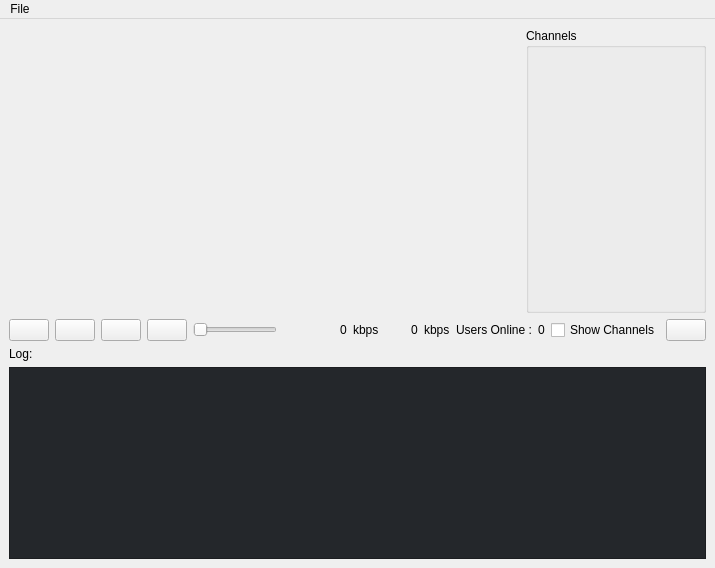
<?xml version="1.0" encoding="UTF-8"?>
<ui version="4.0">
 <class>SimplePlayer</class>
 <widget class="QMainWindow" name="SimplePlayer">
  <property name="geometry">
   <rect>
    <x>0</x>
    <y>0</y>
    <width>715</width>
    <height>568</height>
   </rect>
  </property>
  <property name="sizePolicy">
   <sizepolicy hsizetype="Expanding" vsizetype="Expanding">
    <horstretch>0</horstretch>
    <verstretch>0</verstretch>
   </sizepolicy>
  </property>
  <property name="windowTitle">
   <string>P2PSP GUI</string>
  </property>
  <property name="windowIcon">
   <iconset>
    <normalon>:/icons/p2psp.png</normalon>
   </iconset>
  </property>
  <widget class="QWidget" name="centralwidget">
   <property name="sizePolicy">
    <sizepolicy hsizetype="Expanding" vsizetype="Expanding">
     <horstretch>0</horstretch>
     <verstretch>0</verstretch>
    </sizepolicy>
   </property>
   <layout class="QGridLayout" name="gridLayout">
    <item row="0" column="0">
     <layout class="QHBoxLayout" name="horizontalLayout">
      <item>
       <widget class="QLabel" name="video">
        <property name="sizePolicy">
         <sizepolicy hsizetype="Expanding" vsizetype="Expanding">
          <horstretch>0</horstretch>
          <verstretch>0</verstretch>
         </sizepolicy>
        </property>
        <property name="text">
         <string/>
        </property>
       </widget>
      </item>
      <item>
       <widget class="QGroupBox" name="groupBox">
        <property name="enabled">
         <bool>true</bool>
        </property>
        <property name="sizePolicy">
         <sizepolicy hsizetype="Maximum" vsizetype="Expanding">
          <horstretch>0</horstretch>
          <verstretch>0</verstretch>
         </sizepolicy>
        </property>
        <property name="minimumSize">
         <size>
          <width>180</width>
          <height>0</height>
         </size>
        </property>
        <property name="title">
         <string>Channels</string>
        </property>
       </widget>
      </item>
     </layout>
    </item>
    <item row="1" column="0">
     <layout class="QHBoxLayout" name="horizontalLayout_4">
      <item>
       <widget class="QPushButton" name="openUrl">
        <property name="text">
         <string/>
        </property>
        <property name="icon">
         <iconset>
          <normalon>:/icons/VLC-64.png</normalon>
         </iconset>
        </property>
       </widget>
      </item>
      <item>
       <widget class="QPushButton" name="pause">
        <property name="text">
         <string/>
        </property>
        <property name="icon">
         <iconset resource="icons.qrc">
          <normaloff>:/icons/Play-64.png</normaloff>
          <normalon>:/icons/Pause-64.png</normalon>:/icons/Play-64.png</iconset>
        </property>
        <property name="checkable">
         <bool>true</bool>
        </property>
       </widget>
      </item>
      <item>
       <widget class="QPushButton" name="stop">
        <property name="text">
         <string/>
        </property>
        <property name="icon">
         <iconset>
          <normalon>:/icons/Stop-64.png</normalon>
         </iconset>
        </property>
       </widget>
      </item>
      <item>
       <widget class="QPushButton" name="volumeButton">
        <property name="text">
         <string/>
        </property>
        <property name="icon">
         <iconset resource="icons.qrc">
          <normaloff>:/icons/Medium Volume-64.png</normaloff>
          <normalon>:/icons/Medium Volume-64.png</normalon>:/icons/Medium Volume-64.png</iconset>
        </property>
       </widget>
      </item>
      <item>
       <widget class="QSlider" name="volume">
        <property name="sizePolicy">
         <sizepolicy hsizetype="Expanding" vsizetype="Fixed">
          <horstretch>0</horstretch>
          <verstretch>0</verstretch>
         </sizepolicy>
        </property>
        <property name="maximum">
         <number>100</number>
        </property>
        <property name="orientation">
         <enum>Qt::Horizontal</enum>
        </property>
       </widget>
      </item>
      <item>
       <spacer name="horizontalSpacer">
        <property name="orientation">
         <enum>Qt::Horizontal</enum>
        </property>
        <property name="sizeHint" stdset="0">
         <size>
          <width>40</width>
          <height>20</height>
         </size>
        </property>
       </spacer>
      </item>
      <item>
       <widget class="QLabel" name="downloadIcon">
        <property name="text">
         <string/>
        </property>
        <property name="pixmap">
         <pixmap resource="icons.qrc">:/icons/download.png</pixmap>
        </property>
       </widget>
      </item>
      <item>
       <widget class="QLabel" name="downloadSpeedValue">
        <property name="text">
         <string>0</string>
        </property>
       </widget>
      </item>
      <item>
       <widget class="QLabel" name="downloadSpeed">
        <property name="text">
         <string>kbps</string>
        </property>
       </widget>
      </item>
      <item>
       <widget class="QLabel" name="Separator_icon">
        <property name="sizePolicy">
         <sizepolicy hsizetype="Minimum" vsizetype="Maximum">
          <horstretch>0</horstretch>
          <verstretch>0</verstretch>
         </sizepolicy>
        </property>
        <property name="text">
         <string/>
        </property>
        <property name="pixmap">
         <pixmap resource="icons.qrc">:/icons/vertical_separator.png</pixmap>
        </property>
       </widget>
      </item>
      <item>
       <widget class="QLabel" name="uploadIcon">
        <property name="text">
         <string/>
        </property>
        <property name="pixmap">
         <pixmap resource="icons.qrc">:/icons/upload.png</pixmap>
        </property>
       </widget>
      </item>
      <item>
       <widget class="QLabel" name="uploadSpeedValue">
        <property name="text">
         <string>0</string>
        </property>
       </widget>
      </item>
      <item>
       <widget class="QLabel" name="uploadSpeed">
        <property name="text">
         <string>kbps</string>
        </property>
       </widget>
      </item>
      <item>
       <widget class="QLabel" name="users">
        <property name="sizePolicy">
         <sizepolicy hsizetype="Preferred" vsizetype="Preferred">
          <horstretch>0</horstretch>
          <verstretch>0</verstretch>
         </sizepolicy>
        </property>
        <property name="text">
         <string>Users Online :</string>
        </property>
       </widget>
      </item>
      <item>
       <widget class="QLabel" name="usersOnlineValue">
        <property name="text">
         <string>0</string>
        </property>
       </widget>
      </item>
      <item>
       <widget class="QCheckBox" name="checkBox">
        <property name="text">
         <string>Show Channels</string>
        </property>
       </widget>
      </item>
      <item>
       <widget class="QPushButton" name="fullscreen">
        <property name="styleSheet">
         <string notr="true"/>
        </property>
        <property name="text">
         <string/>
        </property>
        <property name="icon">
         <iconset resource="icons.qrc">
          <normaloff>:/icons/Fit to Width-50.png</normaloff>:/icons/Fit to Width-50.png</iconset>
        </property>
       </widget>
      </item>
     </layout>
    </item>
    <item row="2" column="0">
     <layout class="QVBoxLayout" name="verticalLayout">
      <item>
       <widget class="QLabel" name="logLabel">
        <property name="text">
         <string>Log:</string>
        </property>
       </widget>
      </item>
      <item>
       <widget class="QTextBrowser" name="log">
        <property name="sizePolicy">
         <sizepolicy hsizetype="Expanding" vsizetype="Preferred">
          <horstretch>0</horstretch>
          <verstretch>0</verstretch>
         </sizepolicy>
        </property>
        <property name="styleSheet">
         <string notr="true">Background-color:#24272b;color:#e5edf9;</string>
        </property>
       </widget>
      </item>
     </layout>
    </item>
   </layout>
  </widget>
  <widget class="QMenuBar" name="menubar">
   <property name="geometry">
    <rect>
     <x>0</x>
     <y>0</y>
     <width>715</width>
     <height>20</height>
    </rect>
   </property>
   <widget class="QMenu" name="menuFile">
    <property name="title">
     <string>File</string>
    </property>
    <addaction name="separator"/>
    <addaction name="actionAdd"/>
    <addaction name="actionRunPeer"/>
    <addaction name="actionHelp"/>
    <addaction name="actionQuit"/>
   </widget>
   <addaction name="menuFile"/>
  </widget>
  <action name="actionQuit">
   <property name="text">
    <string>Quit</string>
   </property>
  </action>
  <action name="actionAdd">
   <property name="text">
    <string>Add Channels</string>
   </property>
  </action>
  <action name="actionRunPeer">
   <property name="text">
    <string>Run Peer</string>
   </property>
  </action>
  <action name="actionHelp">
   <property name="text">
    <string>Help</string>
   </property>
  </action>
 </widget>
 <resources>
  <include location="icons.qrc"/>
 </resources>
 <connections>
  <connection>
   <sender>actionQuit</sender>
   <signal>triggered()</signal>
   <receiver>SimplePlayer</receiver>
   <slot>close()</slot>
   <hints>
    <hint type="sourcelabel">
     <x>-1</x>
     <y>-1</y>
    </hint>
    <hint type="destinationlabel">
     <x>399</x>
     <y>299</y>
    </hint>
   </hints>
  </connection>
 </connections>
</ui>
